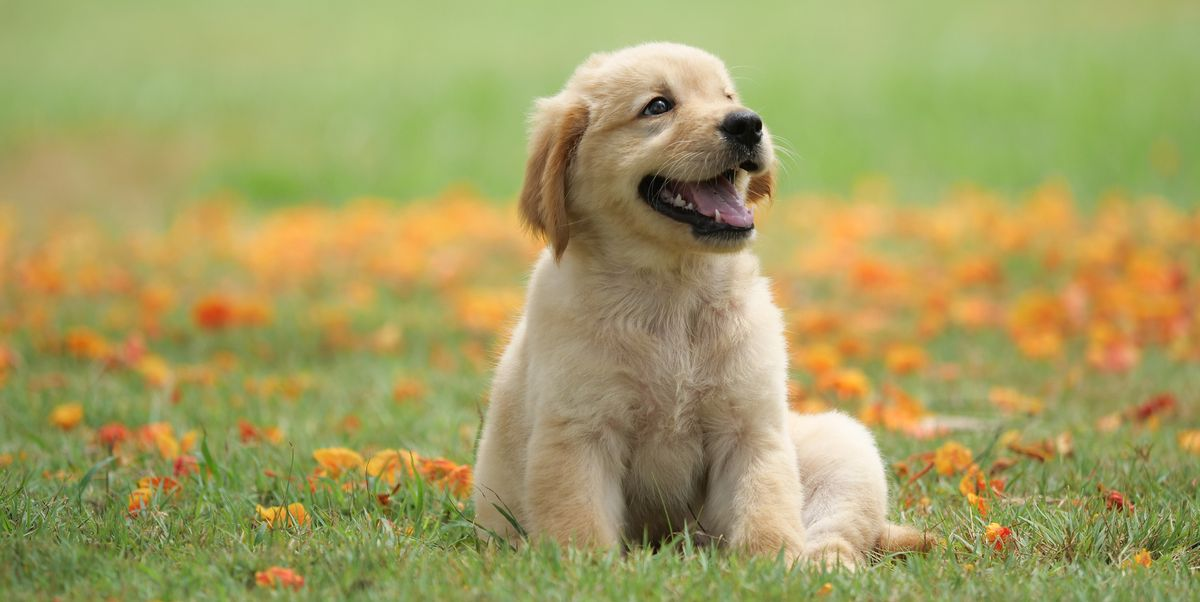
#> input picture Flask/session_2/puppy.jpg, 1200 x 602 px
$ python img_read.py
#> lines starting #> are read from the running program, lines starting #| are printed output that depends on the picture
#import package
import cv2
import sys

#read the image
img = cv2.imread("puppy.jpg")
#> img is the input picture: shape (602, 1200, 3); mean B, G, R 97.6, 158.6, 163.9

# sys.exit() if none
if img.all() == None:
    sys.exit("No image found")

#print image
print (img)
#> (printed output is left out)

#bgr to rgb
b, g, r = cv2.split(img)
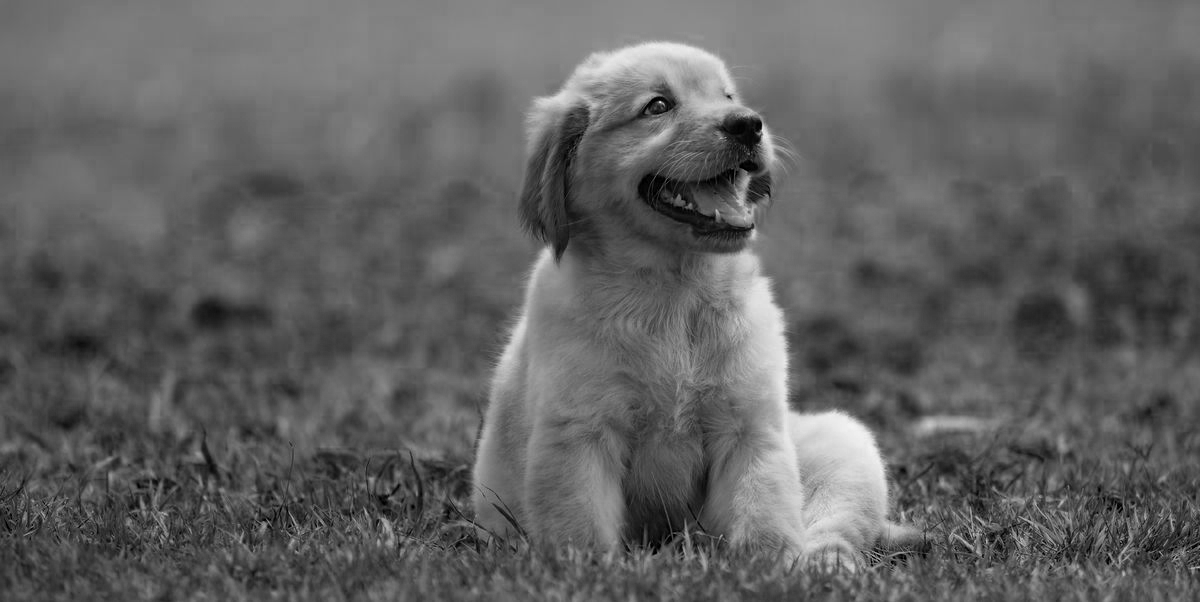
#> b: shape (602, 1200); min 0, max 244, mean 97.6
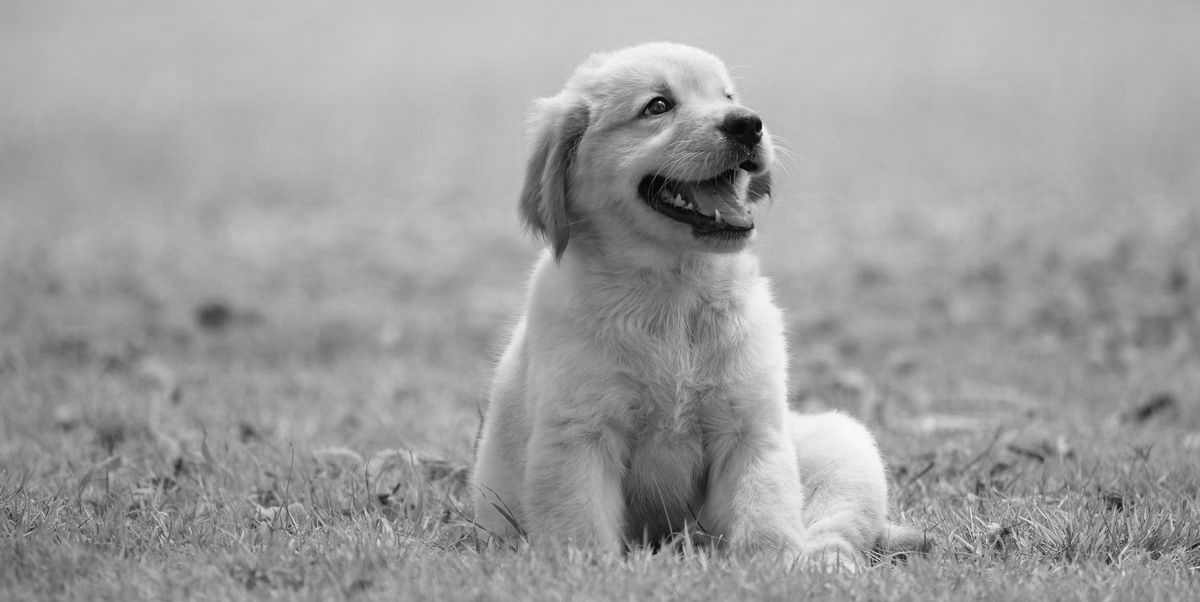
#> g: shape (602, 1200); min 0, max 251, mean 158.6
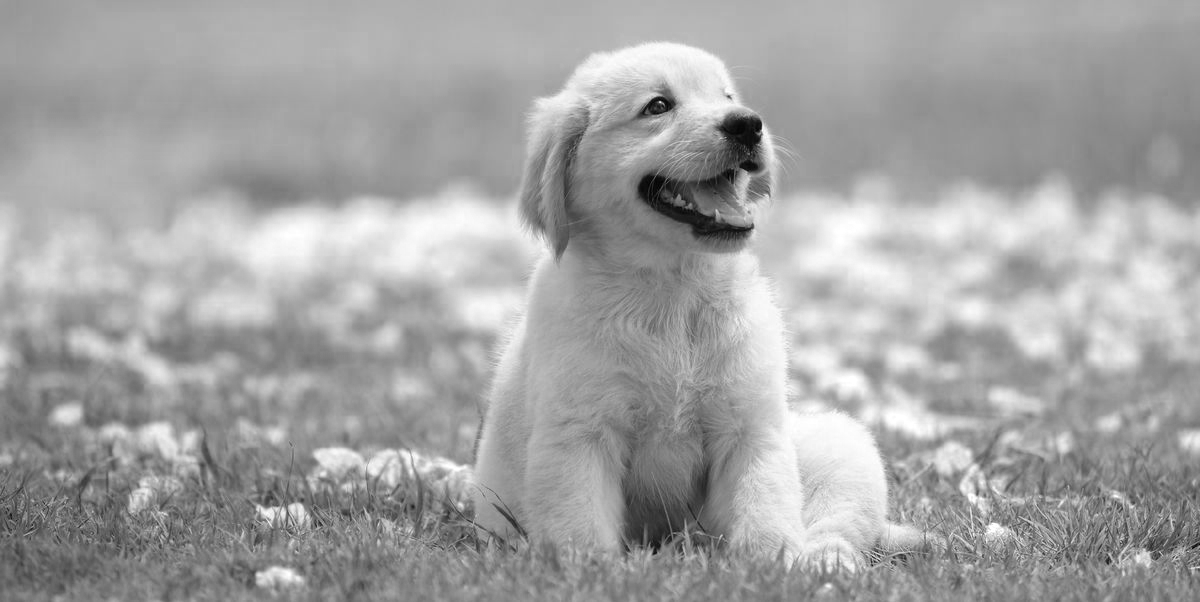
#> r: shape (602, 1200); min 0, max 255, mean 163.9
rgb_img = cv2.merge([r, g, b])

#display image
cv2.imshow("display_window", rgb_img)
#wait and destroy window
k = cv2.waitKey(0)
#> (key Esc is pressed here)
if k == ord("s"):
    cv2.imwrite("puppy2.jpg", rgb_img)
cv2.destroyAllWindows()
